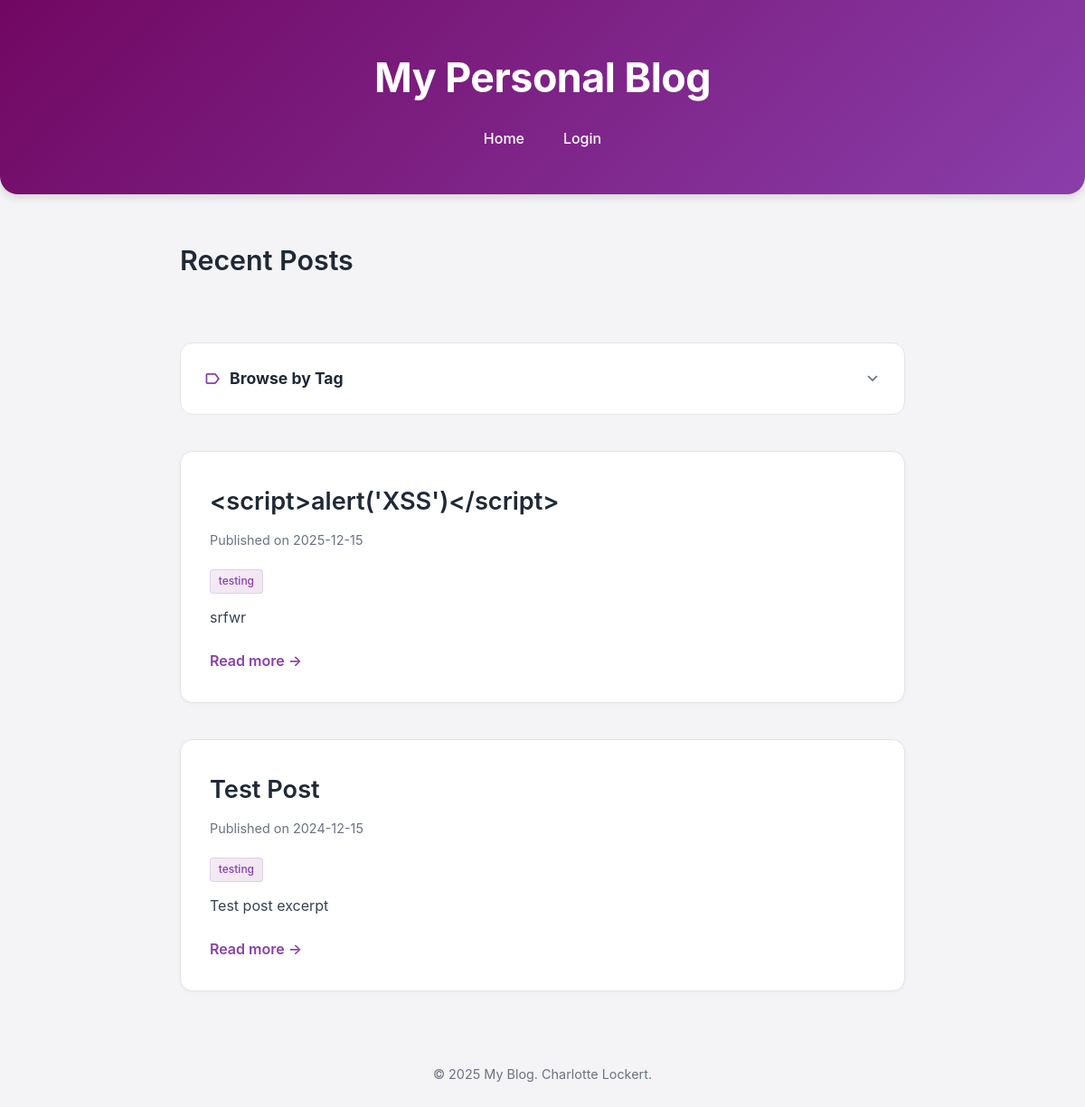
The page / on the database its author committed.
### tables this page shows
CREATE TABLE posts (
    id INTEGER PRIMARY KEY AUTOINCREMENT,
    title TEXT NOT NULL,
    date TEXT NOT NULL,
    content TEXT NOT NULL,
    excerpt TEXT NOT NULL,
    image_url TEXT,
    tags TEXT
);

### app.py (the view)
@app.route('/')
def home():
    posts = get_all_posts()
    tags = get_all_tags()
    return render_template('home.html', posts=posts, tags=tags)

### database.py (called while the page is built)
def get_db_connection():
    conn = sqlite3.connect(DATABASE)
    conn.row_factory = sqlite3.Row
    return conn

def get_all_posts():
    conn = get_db_connection()
    posts = conn.execute('SELECT * FROM posts ORDER BY date DESC').fetchall()
    conn.close()
    return posts

def get_all_tags():
    conn = get_db_connection()
    posts = conn.execute('SELECT tags FROM posts WHERE tags IS NOT NULL AND tags != ""').fetchall()
    conn.close()
    all_tags = set()
    for post in posts:
        if post['tags']:
            tags = [tag.strip() for tag in post['tags'].split(',')]
            all_tags.update(tags)
    return sorted(all_tags)

### templates/home.html (shortened to what this page needs)
{% extends "base.html" %} {% block title %}Home - My Blog{% endblock %} {% block
content %}
<div class="posts-container">
  <div class="posts-header">
    <h2>Recent Posts</h2>
  </div>
  {% if tags %}
  <div class="tags-browse">
    <h3 class="tags-toggle" onclick="toggleTags()">
      <span class="toggle-content">
        <span class="material-symbols-outlined">label</span>
        Browse by Tag
      </span>
      <span class="material-symbols-outlined chevron" id="chevron"
        >expand_more</span
      >
    </h3>
  </div>
  {% endif %} {% for post in posts %}
  <article class="post-preview">
    <div class="post-heading">
      <h3>{{ post.title }}</h3>
      <p class="post-meta">Published on {{ post.date }}</p>
      {% if post.tags %}
      <div class="post-tags">
        {% for tag in post.tags.split(', ') %}
        <a href="/tag/{{ tag }}" class="tag">{{ tag }}</a>
        {% endfor %}
      </div>
      {% endif %}
    </div>
    <p class="post-excerpt">{{ post.excerpt }}</p>
    <a href="/post/{{ post.id }}" class="read-more">Read more →</a>
  </article>
  {% endfor %}
</div>
{% endblock %}

### static/style.css (style rules this page uses)
:root { --color-bg: #f4f4f7; --color-text: #2d2d2d; --color-heading: #1f2937; --color-subtle-text: #6b7280; --color-accent: #8a3eaa; --color-accent-hover: #710762; --color-card-bg: #ffffff; --color-card-border: #e4e4e7; --header-bg-start: #710762; --header-bg-end: #8a3eaa; --header-text: #ffffff; --radius-sm: 4px; --radius-md: 8px; --radius-lg: 14px; --radius-xl: 20px; --shadow-sm: 0 1px 4px rgba(0, 0, 0, 0.04); --shadow-md: 0 4px 10px rgba(0, 0, 0, 0.12); --shadow-lg: 0 6px 14px rgba(0, 0, 0, 0.1); --content-width: 850px; --spacing-section: 3rem; --spacing-card: 2rem; --font-body: Inter, -apple-system, BlinkMacSystemFont, "Segoe UI", Roboto, Arial, sans-serif; --font-size-base: 1rem; --font-size-h1: 2.8rem; --font-size-h2: 1.9rem; --font-size-h3: 1.7rem; }
* { margin: 0; padding: 0; box-sizing: border-box; }
body { font-family: var(--font-body); font-size: var(--font-size-base); line-height: 1.7; color: var(--color-text); background: var(--color-bg); padding-bottom: 4rem; }
.posts-container h2 { margin-bottom: 2rem; color: var(--color-heading); font-size: var(--font-size-h2); font-weight: 600; }
.post-preview { background: var(--color-card-bg); padding: var(--spacing-card); margin-bottom: 2.5rem; border-radius: var(--radius-lg); border: 1px solid var(--color-card-border); box-shadow: var(--shadow-sm); transition: transform 0.15s ease, box-shadow 0.2s ease; position: relative; }
.post-preview h3 { font-size: var(--font-size-h3); margin-bottom: 0.5rem; color: var(--color-heading); font-weight: 600; }
.post-meta { color: var(--color-subtle-text); font-size: 0.9rem; margin-bottom: 1.2rem; }
.post-excerpt { margin-bottom: 1.3rem; color: #374151; }
.read-more { color: var(--color-accent); font-weight: 600; text-decoration: none; transition: color 0.25s; }
.post-tags { margin: 0.3rem 0 0.8rem 0; display: flex; gap: 0.4rem; flex-wrap: wrap; }
.tag { background: linear-gradient( 135deg, rgba(138, 62, 170, 0.1), rgba(113, 7, 98, 0.1) ); padding: 0.15rem 0.55rem; border-radius: var(--radius-sm); font-size: 0.75rem; font-weight: 500; border: 1px solid rgba(138, 62, 170, 0.15); transition: background 0.2s ease, transform 0.2s ease; text-decoration: none; color: var(--color-accent); display: inline-block; cursor: pointer; }
.posts-header { display: flex; justify-content: space-between; align-items: center; margin-bottom: 2rem; }
.tags-browse { background: var(--color-card-bg); padding: 1.5rem; border-radius: var(--radius-lg); border: 1px solid var(--color-card-border); margin-bottom: 2.5rem; }
.tags-toggle { color: var(--color-heading); font-size: 1.1rem; margin-bottom: 0; display: flex; align-items: center; justify-content: space-between; cursor: pointer; user-select: none; transition: color 0.2s; }
.toggle-content { display: flex; align-items: center; gap: 0.5rem; }
.tags-toggle .material-symbols-outlined { font-size: 22px; }
.toggle-content .material-symbols-outlined { color: var(--color-accent); }
.chevron { color: var(--color-subtle-text); transition: transform 0.3s; }

### rows shown on the page
posts: title "<script>alert('XSS')</script>", date "2025-12-15", tags "testing", excerpt "srfwr"
posts: title "Test Post", date "2024-12-15", tags "testing", excerpt "Test post excerpt"
